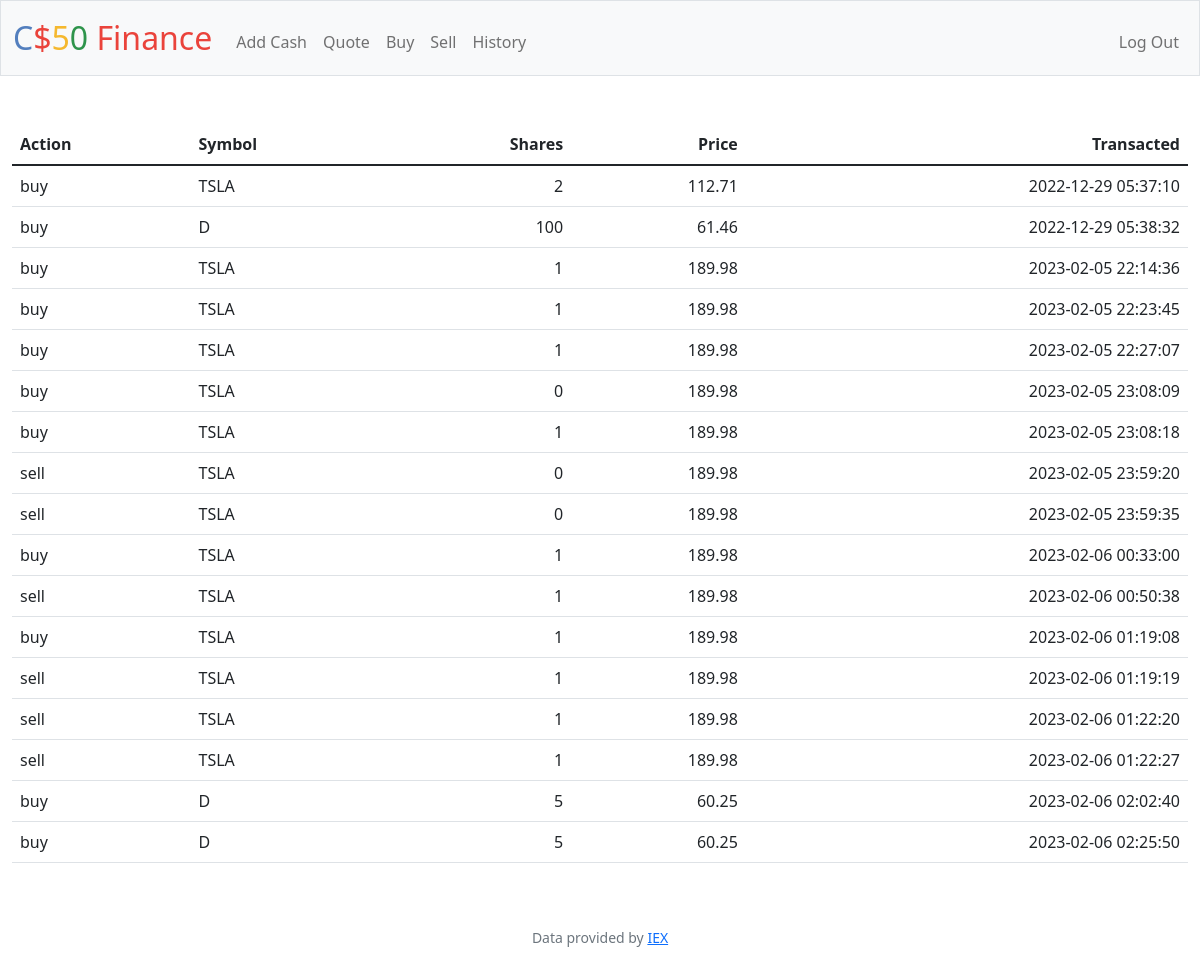
The app's page /history (signed in) with its own data.
### tables this page shows
CREATE TABLE transactions (id INTEGER PRIMARY KEY NOT NULL, userid INTEGER, action TEXT, name TEXT, symbol TEXT, shares NUMERIC, price NUMERIC, date DATETIME);

### app.py (the view)
@app.route("/history")
@login_required
def history():
    history = db.execute("SELECT * FROM transactions WHERE userid = :userid", userid=session["user_id"])
    trans = {}
    for i in history:
        action = i.get("action")
        symbol = i.get("symbol")
        price = i.get("price")
        shares = i.get("shares")
        date = i.get("date")
        trans[i.get("id")] = (action, symbol, shares, price, date)
    return render_template("history.html", trans=trans)

### app.py (called while the page is built)
@app.after_request
def after_request(response):
    response.headers["Cache-Control"] = "no-cache, no-store, must-revalidate"
    response.headers["Expires"] = 0
    response.headers["Pragma"] = "no-cache"
    return response

### helpers.py (called while the page is built)
def login_required(f):
    @wraps(f)
    def decorated_function(*args, **kwargs):
        if session.get("user_id") is None:
            return redirect("/login")
        return f(*args, **kwargs)
    return decorated_function

### templates/history.html (shortened to what this page needs)
{% extends "layout.html" %}
{% block main %}
    <table class="table">
        <thead>
            <tr>
                <th class="text-start">Action</th>
                <th class="text-start">Symbol</th>
                <th class="text-end">Shares</th>
                <th class="text-end">Price</th>
                <th class="text-end">Transacted</th>
            </tr>
        </thead>
        <tbody>
            {% for id,value in trans.items() %}
            <tr>
                <td class="text-start">{{ value[0] }}</td>
                <td class="text-start">{{ value[1] }}</td>
                <td class="text-end">{{ value[2] }}</td>
                <td class="text-end">{{ value[3] }}</td>
                <td class="text-end">{{ value[4] }}</td>
            </tr>
            {% endfor %}
        </tbody>
    </table>
{% endblock %}

### templates/layout.html (shortened to what this page needs)
<!DOCTYPE html>
<html lang="en">
    <head>
        <link href="https://cdn.jsdelivr.net/npm/bootstrap@5.1.3/dist/css/bootstrap.min.css" rel="stylesheet">
        <link href="/static/styles.css" rel="stylesheet">
    </head>
    <body>
        <nav class="bg-light border navbar navbar-expand-md navbar-light">
            <div class="container-fluid">
                <a class="navbar-brand" href="/"><span class="blue">C</span><span class="red">$</span><span class="yellow">5</span><span class="green">0</span> <span class="red">Finance</span></a>
                <div class="collapse navbar-collapse" id="navbar">
                    {% if session["user_id"] %}
                        <ul class="navbar-nav me-auto mt-2">
                            <li class="nav-item"><a class="nav-link" href="/cash">Add Cash</a></li>
                            <li class="nav-item"><a class="nav-link" href="/quote">Quote</a></li>
                            <li class="nav-item"><a class="nav-link" href="/buy">Buy</a></li>
                            <li class="nav-item"><a class="nav-link" href="/sell">Sell</a></li>
                            <li class="nav-item"><a class="nav-link" href="/history">History</a></li>
                        </ul>
                        <ul class="navbar-nav ms-auto mt-2">
                            <li class="nav-item"><a class="nav-link" href="/logout">Log Out</a></li>
                        </ul>
                    {% else %}
                        <ul class="navbar-nav ms-auto mt-2">
                            <li class="nav-item"><a class="nav-link" href="/register">Register</a></li>
                            <li class="nav-item"><a class="nav-link" href="/login">Log In</a></li>
                        </ul>
                    {% endif %}
                </div>
            </div>
        </nav>
        <main class="container-fluid py-5 text-center">
            {% block main %}{% endblock %}
        </main>
        <footer class="mb-5 small text-center text-muted">
            Data provided by <a href="https://iexcloud.io/">IEX</a>
        </footer>
    </body>
</html>

### static/styles.css (style rules this page uses)
nav .navbar-brand { font-size: xx-large; }
nav .navbar-brand .blue { color: #537fbe; }
nav .navbar-brand .red { color: #ea433b; }
nav .navbar-brand .yellow { color: #f5b82e; }
nav .navbar-brand .green { color: #2e944b; }

### records on screen
transactions: action "buy", symbol "TSLA", price "112.71", date "2022-12-29 05:37:10"
transactions: action "buy", price "61.46", date "2022-12-29 05:38:32"
transactions: action "buy", symbol "TSLA", price "189.98", date "2023-02-05 22:14:36"
transactions: action "buy", symbol "TSLA", price "189.98", date "2023-02-05 22:23:45"
transactions: action "buy", symbol "TSLA", price "189.98", date "2023-02-05 22:27:07"
transactions: action "buy", symbol "TSLA", price "189.98", date "2023-02-05 23:08:09"
transactions: action "buy", symbol "TSLA", price "189.98", date "2023-02-05 23:08:18"
transactions: action "sell", symbol "TSLA", price "189.98", date "2023-02-05 23:59:20"
transactions: action "sell", symbol "TSLA", price "189.98", date "2023-02-05 23:59:35"
transactions: action "buy", symbol "TSLA", price "189.98", date "2023-02-06 00:33:00"
transactions: action "sell", symbol "TSLA", price "189.98", date "2023-02-06 00:50:38"
transactions: action "buy", symbol "TSLA", price "189.98", date "2023-02-06 01:19:08"
transactions: action "sell", symbol "TSLA", price "189.98", date "2023-02-06 01:19:19"
transactions: action "sell", symbol "TSLA", price "189.98", date "2023-02-06 01:22:20"
transactions: action "sell", symbol "TSLA", price "189.98", date "2023-02-06 01:22:27"
transactions: action "buy", price "60.25", date "2023-02-06 02:02:40"
transactions: action "buy", price "60.25", date "2023-02-06 02:25:50"

### other values on screen
{{ value[2] }} "2" "100" "1" "1" "1" "0" "1" "0" "0" "1" "1" "1" "1" "1" "1" "5" "5"
{{ value[1] }} "D" "D" "D"
